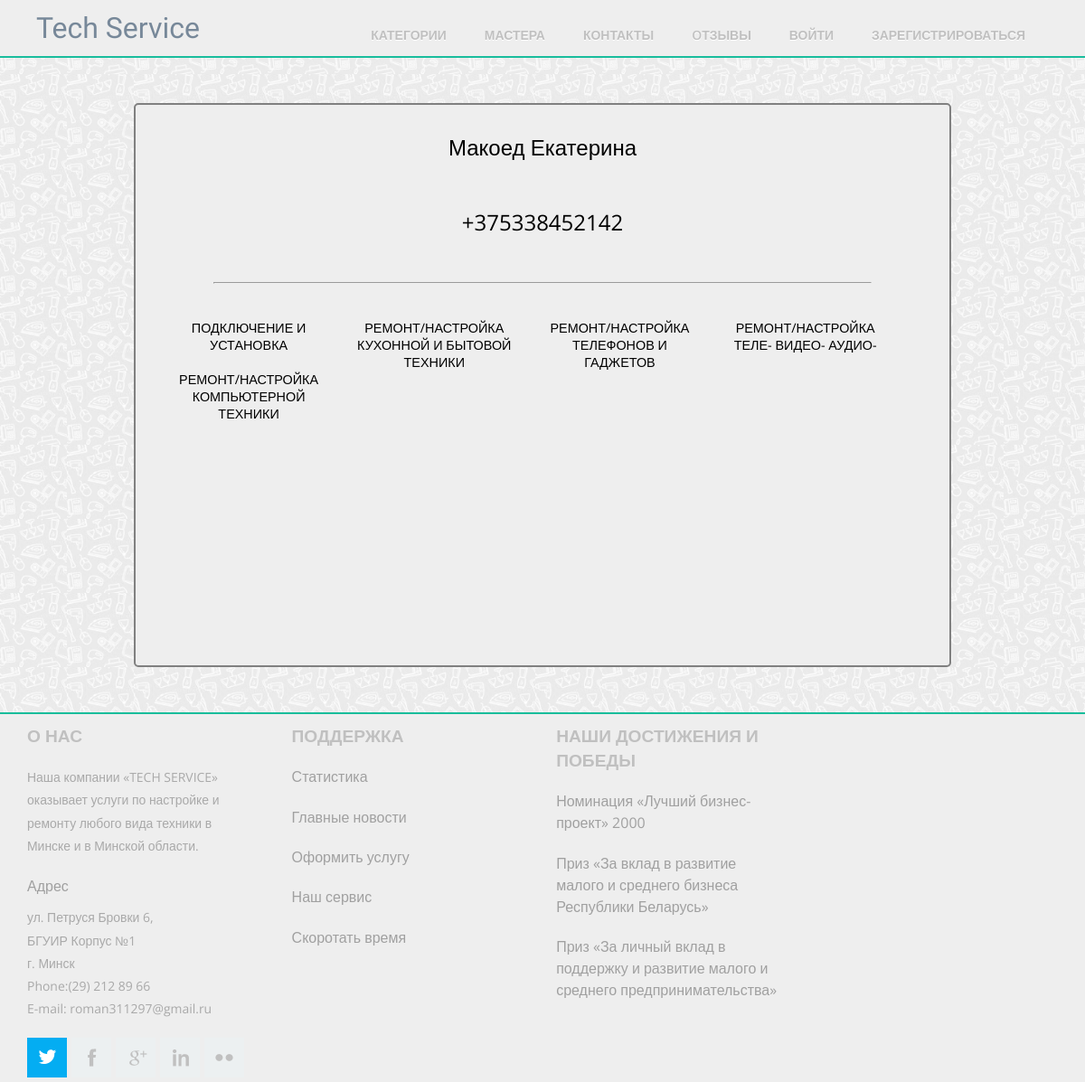
Before: /masters/21 with the older database file.
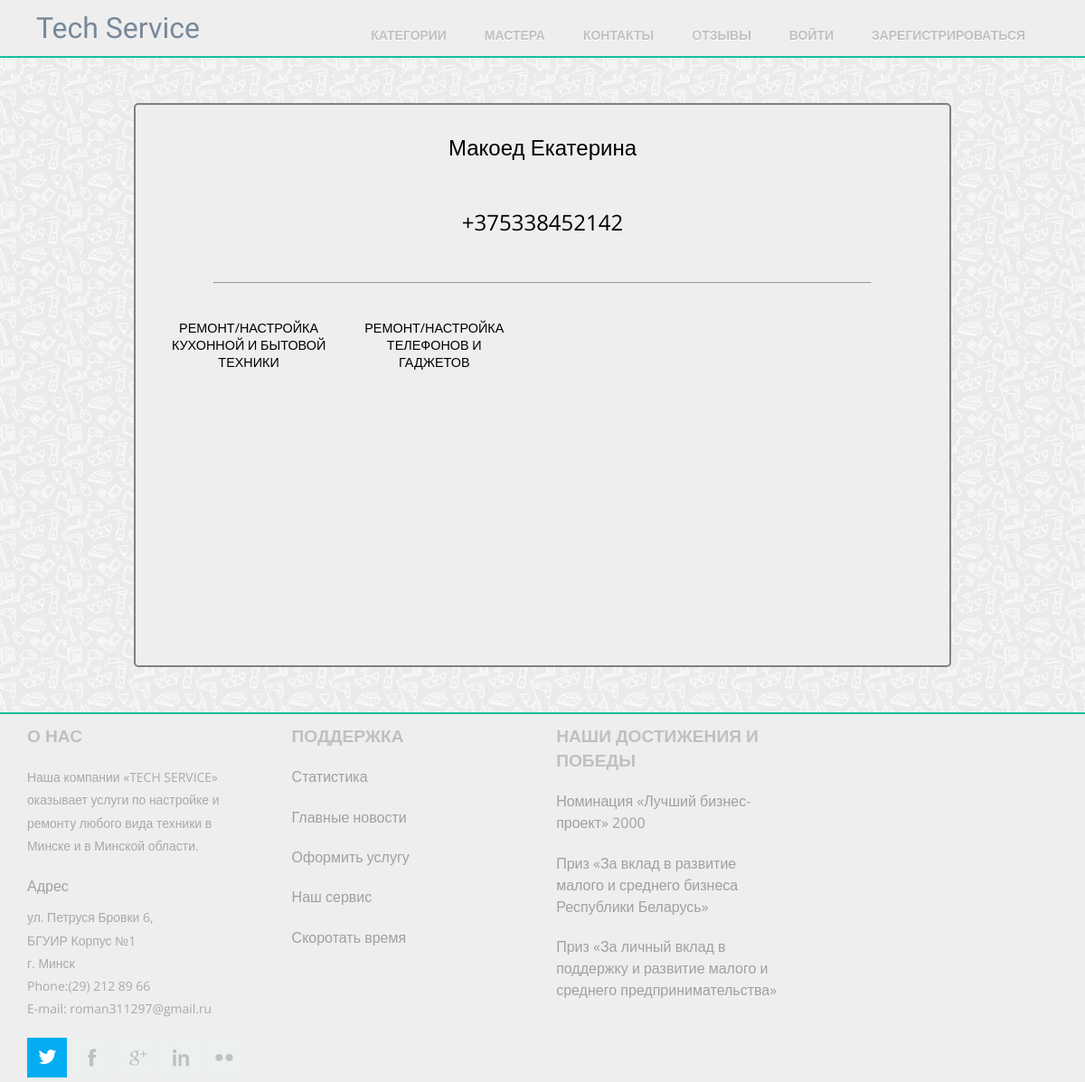
After: the same page with the newer database file.
### mainApp/models.py (models this page shows, shortened)
class Area(models.Model):
    name = models.CharField(max_length=120)
    description = models.TextField()
    photo = models.ImageField(upload_to='areas/', default="")

### mainApp/views.py (the view)
# urls.py: url(r'^masters/(?P<pk>\d+)$', MasterDetailView.as_view(), name="masters-detail"),
class MasterDetailView(DetailView):
    model = Master

### master_office/templates/master_office/master_detail.html (shortened to what this page needs)
{% extends "mainApp/wrapper.html" %} {% block content %}
<div class="text-container-center">
    <div class="wrap">
        <h2 class="area-text-primary">{{master.user.last_name}} {{master.user.first_name}} </h2>
        <h2 class="area-text-primary">{{master.phone}} </h2>
        <hr>
        <div class="area-container">
            {% for area in master.areas.all %}
            <div class="area-link-item">
                <a class="area-link" href="{% url 'areas-detail' area.pk %}">{{ area.name }}</a>
            </div>
            {% endfor %}
        </div>
    </div>
</div>
{% endblock %}

Changed rows visible on the page:
no longer on this page (row edited): Area: name "ПОДКЛЮЧЕНИЕ И УСТАНОВКА"
no longer on this page (row edited): Area: name "РЕМОНТ/НАСТРОЙКА ТЕЛЕ- ВИДЕО- АУДИО-"
no longer on this page (row edited): Area: name "РЕМОНТ/НАСТРОЙКА КОМПЬЮТЕРНОЙ ТЕХНИКИ"
